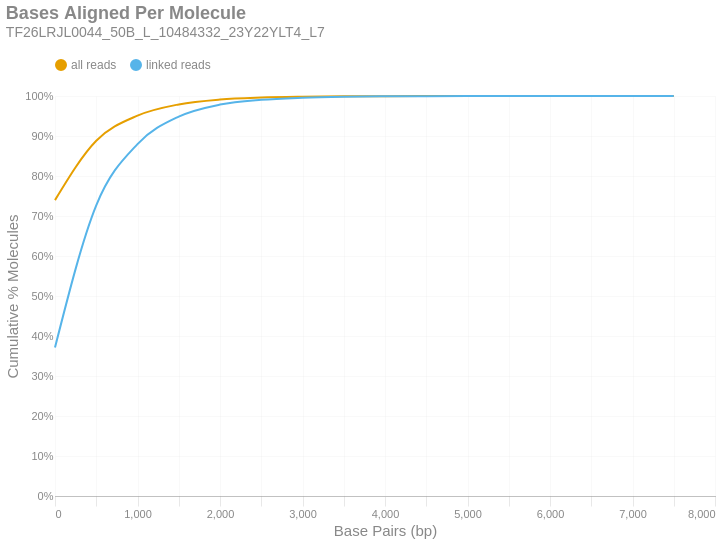

The code cell stored with this chart in its notebook:
### Markdown cell above
### Bases Aligned Per Molecule
This is a cumulative frequency distribution showing the number of base pairs aligned per unique molecule. These data are shown in 500 bp bins. There are two distributions: one with `all reads` (yellow) and another with only `linked reads` (blue). The percent of molecules in the `linked reads` distribution is relative to the total number of linked molecules.

### Code cell
if SKIPLR:
    print_html(f"Skipped")
else:
    binned_df = consolidated_hist(valids['aligned_bp'], mask, 500, True)
    with SafeRender(binned_df):
        (
            density_plot(binned_df, 'Bases Aligned Per Molecule', samplename, 'basesper')
            .encode(
                x=alt.X('bin:Q', title="Base Pairs (bp)").axis(tickMinStep=500).scale(padding=0),
                y=alt.Y('value:Q', title='Cumulative % Molecules')
                    .axis(format='%')
                    .scale(domain = [0,1])
                    .stack(False),
                color=alt.Color("key:N").scale(domain = ["all reads", "linked reads"]),
                tooltip = [
                    alt.Tooltip("key:N", title = "Data Type"),
                    alt.Tooltip("range_label:N", title="Bases Aligned Per Molecule"),
                    alt.Tooltip("value:Q", format = ".2%", title="% Molecules (Cum.)")
                ]
            )
        ).display()

### Figure 1 — Vega-Lite specification as saved in the notebook (floating-point values rounded to 4 significant figures)
{"width": "container", "height": 400, "config": {"title": {"anchor": "start", "dy": -15, "fontSize": 18, "color": "#888888", "subtitleColor": "#888888", "subtitleFontSize": 14}, "arc": {"fill": "#0072B2"}, "axis": {"domainColor": "#888888", "domainWidth": 0.5, "gridWidth": 0.2, "grid": false, "titleFontWeight": 400, "titleFontSize": 15, "labelFontSize": 11, "labelColor": "#888888", "tickColor": "#888888", "tickWidth": 0.2, "titleColor": "#888888"}, "axisBand": {"grid": false}, "axisX": {"grid": true, "tickSize": 10, "domainCap": "round"}, "axisY": {"domain": false, "grid": true, "tickSize": 0, "domainCap": "round"}, "background": "transparent", "header": {"labelFontSize": 15, "labelColor": "#888888", "titleFontSize": 15, "titleFontWeight": 600, "titleColor": "#888888"}, "legend": {"labelFont": "sans-serif", "labelFontSize": 12, "labelColor": "#888888", "symbolSize": 100, "symbolType": "circle", "titleFontSize": 12, "titlePadding": 10, "titleColor": "#888888", "title": null, "orient": "top"}, "range": {"category": ["#E69F00", "#56B4E9", "#009E73", "#F0E442", "#0072B2", "#D55E00", "#CC79A7", "#000000"], "diverging": ["#cfe8f3", "#a2d4ec", "#73bfe2", "#46abdb", "#1696d2", "#12719e"]}, "area": {"fill": "#0072B2", "fillOpacity": 0.7, "line": true, "strokeOpacity": 0.7}, "line": {"color": "#0072B2", "stroke": "#0072B2", "strokeWidth": 2}, "trail": {"color": "#0072B2", "stroke": "#0072B2", "strokeWidth": 0, "size": 1}, "point": {"filled": true, "fillOpacity": 1.0, "size": 95}, "text": {"color": "#888888", "fontSize": 11, "align": "right", "fontWeight": 400, "size": 11}, "bar": {"fill": "#0072B2", "stroke": null}, "view": {"stroke": null, "continuousWidth": 660, "continuousHeight": 400}}, "data": {"name": "data-e60284b65c79db8385c6ad44ec23fb04"}, "mark": {"type": "line", "interpolate": "monotone", "point": {"opacity": 0, "size": 275}}, "encoding": {"color": {"field": "key", "scale": {"domain": ["all reads", "linked reads"]}, "type": "nominal"}, "tooltip": [{"field": "key", "title": "Data Type", "type": "nominal"}, {"field": "range_label", "title": "Bases Aligned Per Molecule", "type": "nominal"}, {"field": "value", "format": ".2%", "title": "% Molecules (Cum.)", "type": "quantitative"}], "x": {"axis": {"tickMinStep": 500}, "field": "bin", "scale": {"padding": 0}, "title": "Base Pairs (bp)", "type": "quantitative"}, "y": {"axis": {"format": "%"}, "field": "value", "scale": {"domain": [0, 1]}, "stack": false, "title": "Cumulative % Molecules", "type": "quantitative"}}, "params": [{"name": "param_c36ac31b6afebe62", "select": {"type": "point", "fields": ["key"]}, "bind": "legend"}], "title": {"text": "Bases Aligned Per Molecule", "subtitle": "TF26LRJL0044_50B_L_10484332_23Y22YLT4_L7"}, "transform": [{"fold": ["all reads (cumsum)", "linked reads (cumsum)"]}, {"calculate": "replace(datum.key, ' (cumsum)', '')", "as": "key"}, {"filter": {"param": "param_c36ac31b6afebe62"}}], "usermeta": {"embedOptions": {"downloadFileName": "TF26LRJL0044_50B_L_10484332_23Y22YLT4_L7.basesper"}}, "$schema": "https://vega.github.io/schema/vega-lite/v6.4.1.json", "datasets": {"data-e60284b65c79db8385c6ad44ec23fb04": [{"bin": "0.0", "interval": "0.0-500.0", "all reads": 0.7397, "linked reads": 0.3713, "all reads (cumsum)": 0.7397, "linked reads (cumsum)": 0.3713, "range_label": "0-499"}, {"bin": "500.0", "interval": "500.0-1000.0", "all reads": 0.1483, "linked reads": 0.3552, "all reads (cumsum)": 0.888, "linked reads (cumsum)": 0.7265, "range_label": "500-999"}, {"bin": "1000.0", "interval": "1000.0-1500.0", "all reads": 0.06287, "linked reads": 0.1534, "all reads (cumsum)": 0.9509, "linked reads (cumsum)": 0.8799, "range_label": "1000-1499"}, {"bin": "1500.0", "interval": "1500.0-2000.0", "all reads": 0.02804, "linked reads": 0.06862, "all reads (cumsum)": 0.979, "linked reads (cumsum)": 0.9485, "range_label": "1500-1999"}, {"bin": "2000.0", "interval": "2000.0-2500.0", "all reads": 0.01228, "linked reads": 0.03006, "all reads (cumsum)": 0.9912, "linked reads (cumsum)": 0.9785, "range_label": "2000-2499"}, {"bin": "2500.0", "interval": "2500.0-3000.0", "all reads": 0.004873, "linked reads": 0.01193, "all reads (cumsum)": 0.9961, "linked reads (cumsum)": 0.9905, "range_label": "2500-2999"}, {"bin": "3000.0", "interval": "3000.0-3500.0", "all reads": 0.002107, "linked reads": 0.005157, "all reads (cumsum)": 0.9982, "linked reads (cumsum)": 0.9956, "range_label": "3000-3499"}, {"bin": "3500.0", "interval": "3500.0-4000.0", "all reads": 0.001021, "linked reads": 0.002501, "all reads (cumsum)": 0.9992, "linked reads (cumsum)": 0.9981, "range_label": "3500-3999"}, {"bin": "4000.0", "interval": "4000.0-4500.0", "all reads": 0.000433, "linked reads": 0.00106, "all reads (cumsum)": 0.9997, "linked reads (cumsum)": 0.9992, "range_label": "4000-4499"}, {"bin": "4500.0", "interval": "4500.0-5000.0", "all reads": 0.0001816, "linked reads": 0.0004446, "all reads (cumsum)": 0.9998, "linked reads (cumsum)": 0.9996, "range_label": "4500-4999"}, {"bin": "5000.0", "interval": "5000.0-5500.0", "all reads": 8.889e-05, "linked reads": 0.0002176, "all reads (cumsum)": 0.9999, "linked reads (cumsum)": 0.9998, "range_label": "5000-5499"}, {"bin": "5500.0", "interval": "5500.0-6000.0", "all reads": 3.163e-05, "linked reads": 7.743e-05, "all reads (cumsum)": 1.0, "linked reads (cumsum)": 0.9999, "range_label": "5500-5999"}, {"bin": "6000.0", "interval": "6000.0-6500.0", "all reads": 1.909e-05, "linked reads": 4.673e-05, "all reads (cumsum)": 1.0, "linked reads (cumsum)": 1.0, "range_label": "6000-6499"}, {"bin": "6500.0", "interval": "6500.0-7000.0", "all reads": 8.18e-06, "linked reads": 2.003e-05, "all reads (cumsum)": 1.0, "linked reads (cumsum)": 1.0, "range_label": "6500-6999"}, {"bin": "7000.0", "interval": "7000.0-7500.0", "all reads": 2.181e-06, "linked reads": 5.34e-06, "all reads (cumsum)": 1.0, "linked reads (cumsum)": 1.0, "range_label": "7000-7499"}, {"bin": "7500.0", "interval": "7500.0-8000.0", "all reads": 1.636e-06, "linked reads": 4.005e-06, "all reads (cumsum)": 1.0, "linked reads (cumsum)": 1.0, "range_label": "7500-7999"}]}}
